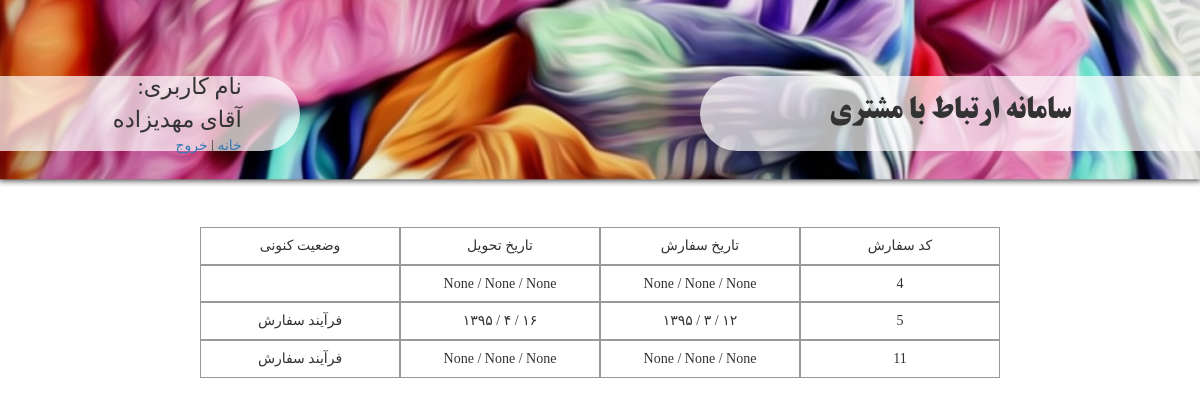
The page /user/show_reserves/ (signed in) on the database its author committed.
### UserManager/models.py (models this page shows, shortened)
class Customer(models.Model):
    user = models.OneToOneField(User, )
    username = models.CharField(max_length=100, verbose_name='نام کاربری')
    name = models.CharField(max_length=100, null=True, blank=True, verbose_name='نام')
    phoneNumber = models.CharField(max_length=50, verbose_name='شماره تلفن همراه', blank=True, null=True)
    email = models.EmailField(verbose_name='ایمیل',)
    moaref = models.CharField(max_length=200, verbose_name='نام معرف', blank=True, null=True)
    workPhoneNumber = models.CharField(max_length=50, verbose_name='تلفن محل کار', blank=True, null=True)
    address = models.TextField(verbose_name='آدرس', null=True, blank=True)
    companyName = models.CharField(verbose_name='نام شرکت', max_length=100, blank=True, null=True)
    class Meta:
        verbose_name = 'مشتری'
        verbose_name_plural = 'مشتری'

### ReserveForm/models.py (models this page shows, shortened)
class ReserveForm(models.Model):
    customer = models.ForeignKey(Customer, verbose_name='مشتری', )
    tarh = models.ImageField(upload_to='tarh/', verbose_name='طرح', blank=True, null=True)
    serviceTarh = models.ManyToManyField('ServiceTarh', verbose_name='خدمات طرح', blank=True)
    hasParche = models.BooleanField(verbose_name='پارچه دارد', default=False)
    parche = models.ForeignKey('Parche',verbose_name='پارچه', blank=True, null=True)
    parcheWidth = models.IntegerField(verbose_name='عرض پارچه', blank=True, null=True)
    parcheHeight = models.IntegerField(verbose_name='طول پارچه', blank=True, null=True)
    number = models.IntegerField(verbose_name='تعداد', blank=True, null=True)
    typeChap = models.ForeignKey('Chap', verbose_name='چاپ', blank=True, null=True)
    dookht = models.ForeignKey('Dookht', verbose_name='دوخت', blank=True, null=True,)
    hasLabel = models.BooleanField(verbose_name='لیبل دارد', default=False)
    otherServices = models.ManyToManyField('OtherServices', verbose_name='سایر خدمات', blank=True)
    reserveDay = models.IntegerField(choices=dayChoice, verbose_name='روز', blank=True, null=True)
    reserveMonth = models.IntegerField(choices=monthChoice, verbose_name='ماه', blank=True, null=True)
    reserveYear = models.IntegerField(choices=yearChoice, verbose_name='سال', blank=True, null=True)
    deliveryDay = models.IntegerField(choices=dayChoice, verbose_name='روز', blank=True, null=True)
    deliveryMonth = models.IntegerField(choices=monthChoice, verbose_name='ماه', blank=True, null=True)
    deliveryYear = models.IntegerField(choices=yearChoice, verbose_name='سال', blank=True, null=True)
    description = models.TextField(verbose_name='توضیح', blank=True, null=True)
    process = models.ForeignKey('Process', verbose_name='فرایند', blank=True, null=True, default=2)
    class Meta:
        verbose_name = "سفارش"
        verbose_name_plural = "سفارش"

class Process(models.Model):
    name = models.CharField(max_length=100, verbose_name='نام',)
    class Meta:
        verbose_name = 'فرایند'
        verbose_name_plural = 'فرایند'

### UserManager/views.py (the view)
# urls.py: url(r'show_reserves/', view=views.show_reserves, name='ShowReserves'),
@login_required(login_url='/user/login/')
def show_reserves(request):
    customer = Customer.objects.get(user=request.user)
    forms = ReserveForm.objects.filter(customer=customer)
    context = {'forms':forms, 'customer':customer}
    return render(request, 'showReserves.html', context=context)

### ReserveForm/templatetags/toPersian.py (called while the page is built)
@register.filter
def IntegerToPersian(number):
    if number is None:
        return None
    if number==0:
        return '۰'
    persian_number = ''
    while(number>=1):
        digit = number%10
        persian_number = toPersianDigit(digit)+persian_number
        number = int(number/10)
    return persian_number

def toPersianDigit(digit):
    if digit is None:
        return None
    if digit==1:
        return '۱'
    if digit==2:
        return '۲'
    if digit==3:
        return '۳'
    if digit==4:
        return '۴'
    if digit==5:
        return '۵'
    if digit==6:
        return '۶'
    if digit==7:
        return '۷'
    if digit==8:
        return '۸'
    if digit==9:
        return '۹'
    if digit==0:
        return '۰'

### templates/showReserves.html
{% extends 'customerBase.html' %}
{% load static %}
{% load toPersian %}
{% block load_style_file %}
    <link href="{% static 'css/showReserves.css' %}" rel="stylesheet" type="text/css">
{% endblock %}
{% block content %}
    <div id="main-content-wrapper" class="container-fluid">
        <div class="row">
            <div id="table-wrapper" class="col-md-8 col-md-offset-2 container-fluid">
                <div class="row">
                    <div class="col-md-3 center-horizontally cell">
                        <h5 class="text-wrapper">وضعیت کنونی</h5>
                    </div>
                    <div class="col-md-3 center-horizontally cell">
                        <h5 class="text-wrapper">تاریخ تحویل</h5>
                    </div>
                    <div class="col-md-3 center-horizontally cell">
                        <h5 class="text-wrapper">تاریخ سفارش</h5>
                    </div>
                    <div class="col-md-3 center-horizontally cell">
                        <h5 class="text-wrapper">کد سفارش</h5>
                    </div>
                </div>
                {% for form in forms %}
                    <div class="row">
                        <div class="col-md-3 center-horizontally cell">
                            <h5 class="text-wrapper">{{ form.process.name }}</h5>
                        </div>
                        <div class="col-md-3 center-horizontally cell">
                            <h5 class="text-wrapper">
                                <span>{{ form.deliveryYear|IntegerToPersian }} /</span>
                                <span>{{ form.deliveryMonth|IntegerToPersian }} /</span>
                                <span>{{ form.deliveryDay|IntegerToPersian }}</span>
                            </h5>
                        </div>
                        <div class="col-md-3 center-horizontally cell">
                            <h5 class="text-wrapper">
                                <span>{{ form.reserveYear|IntegerToPersian }} /</span>
                                <span>{{ form.reserveMonth|IntegerToPersian }} /</span>
                                <span>{{ form.reserveDay|IntegerToPersian }}</span>
                            </h5>
                        </div>
                        <div class="col-md-3 center-horizontally cell">
                            <h5 class="text-wrapper">{{ form.id }}</h5>
                        </div>
                    </div>
                {% endfor %}
            </div>
        </div>
    </div>
{% endblock %}

### templates/customerBase.html (shortened to what this page needs)
<!DOCTYPE html>
{% load static %}
<html lang="en">
<head>
    <link href="{% static 'bootstrap-3.3.7-dist/css/bootstrap.min.css' %}" rel="stylesheet" type="text/css">
    <link href="{% static 'css/customer_base.css' %}" type="text/css" rel="stylesheet">
    {% block load_style_file %}
    {% endblock %}
</head>
<body>
{% block header_page %}
    <div id="header-wrapper" class="container-fluid">
        <div class="row">
            <div id="user-property-wrapper" class="col-sm-4 col-xs-5 col-md-3">
                <div id="container-property" class="center-vertically">
                    <div id="username-wrapper">
                        <div id="username-label-wrapper">نام کاربری:</div>
                        <div id="username-value-wrapper">{{ customer.name }}</div>
                    </div>
                    <div id="links-wrapper">
                        <div id="home-link"><a href="{% url 'HomepageCustomer' %}">خانه</a> |</div>
                        <div id="exit-link"><a href="{% url 'Exit' %}">خروج</a></div>
                    </div>
                </div>
            </div>
            <div id="page-title-wrapper" class="col-xs-8 col-xs-offset-4 col-md-5 col-md-offset-4">سامانه ارتباط با مشتری</div>
        </div>
    </div>
{% endblock %}
{% block content %}
{% endblock %}
</body>
</html>

### static/css/customer_base.css (style rules this page uses)
.center-vertically { position: relative; top: 50%; -webkit-transform: translateY(-50%); -moz-transform: translateY(-50%); -ms-transform: translateY(-50%); -o-transform: translateY(-50%); transform: translateY(-50%); }
.center-horizontally { text-align: center; }
#header-wrapper { background-image: url("/static/img/header.jpg"); height: 5cm; background-size:100% 100% ; background-repeat: no-repeat; font-family: "adobe arabic"; }
body { font-family: "adobe arabic"; }
#header-wrapper .row { margin-top: 2cm; }
#user-property-wrapper { background-color: rgba(255, 255, 255, 0.7); height: 2cm; border-bottom-right-radius: 1cm; border-top-right-radius: 1cm; min-width: 4cm; }
#page-title-wrapper { background-color: rgba(255, 255, 255, 0.7); height: 2cm; border-bottom-left-radius: 1cm; border-top-left-radius: 1cm; font-size: 0.8cm; text-align: center; padding-top: 0.4cm; font-family: "B titr"; }
#user-property-wrapper #container-property { display: inline-block; width: 6cm; float: left; }
#username-wrapper { direction: rtl; font-size: 0.6cm; }
#user-property-wrapper #username-label-wrapper { direction: rtl; display: inline-block; }
#user-property-wrapper #username-value-wrapper { display: inline-block; }
#links-wrapper { direction: rtl; }
#links-wrapper #exit-link { display: inline-block; }
#links-wrapper #home-link { display: inline-block; }

### static/css/showReserves.css (style rules this page uses)
#main-content-wrapper { padding-top: 1cm; }
.cell { border: solid 1px #999999; min-height: 1cm; }

### rows shown on the page
Customer: name "آقای مهدیزاده"
ReserveForm: deliveryYear|IntegerToPersian "None", deliveryMonth|IntegerToPersian "None", deliveryDay|IntegerToPersian "None", reserveYear|IntegerToPersian "None", reserveMonth|IntegerToPersian "None", reserveDay|IntegerToPersian "None", id "4"
ReserveForm: process.name "فرآیند سفارش", deliveryYear|IntegerToPersian "۱۳۹۵", deliveryMonth|IntegerToPersian "۴", deliveryDay|IntegerToPersian "۱۶", reserveYear|IntegerToPersian "۱۳۹۵", reserveMonth|IntegerToPersian "۳", reserveDay|IntegerToPersian "۱۲", id "5"
ReserveForm: process.name "فرآیند سفارش", deliveryYear|IntegerToPersian "None", deliveryMonth|IntegerToPersian "None", deliveryDay|IntegerToPersian "None", reserveYear|IntegerToPersian "None", reserveMonth|IntegerToPersian "None", reserveDay|IntegerToPersian "None", id "11"
